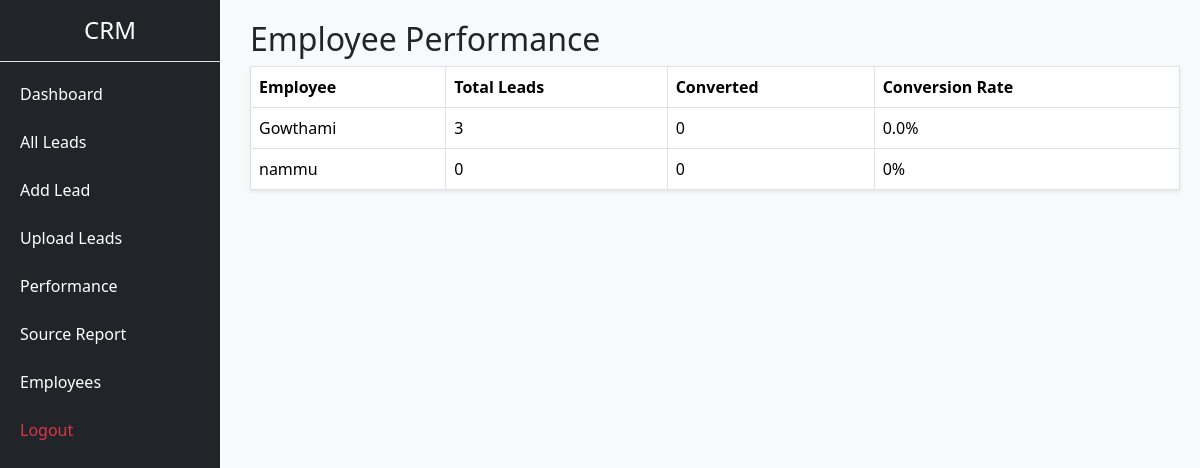
Page /admin/performance (signed in) on the committed database.
### app.py (models this page shows)
class Employee(db.Model):
    id = db.Column(db.Integer, primary_key=True)
    name = db.Column(db.String(100))
    email = db.Column(db.String(100), unique=True)
    password = db.Column(db.String(200))
    is_approved = db.Column(db.Boolean, default=False)

### app.py (the view)
@app.route("/admin/performance")
def admin_performance():
    if "admin_id" not in session:
        return redirect(url_for("admin_login"))
    employees = Employee.query.filter_by(is_approved=True).all()
    data = []
    for emp in employees:
        total = Lead.query.filter_by(assigned_to=emp.id).count()
        converted = Lead.query.filter_by(
            assigned_to=emp.id,
            status="Converted"
        ).count()
        rate = (converted / total * 100) if total > 0 else 0
        data.append({
            "name": emp.name,
            "total": total,
            "converted": converted,
            "rate": round(rate, 1)
        })
    return render_template("admin/admin_performance.html", data=data)

### templates/admin/admin_performance.html
{% extends "base.html" %}
{% block content %}
<h2>Employee Performance</h2>
<table class="table table-bordered shadow-sm">
    <tr>
        <th>Employee</th>
        <th>Total Leads</th>
        <th>Converted</th>
        <th>Conversion Rate</th>
    </tr>
    {% for emp in data %}
    <tr>
        <td>{{ emp.name }}</td>
        <td>{{ emp.total }}</td>
        <td>{{ emp.converted }}</td>
        <td>{{ emp.rate }}%</td>
    </tr>
    {% endfor %}
</table>
{% endblock %}

### static/css/style.css (style rules this page uses)
body { margin: 0; }

### templates/base.html (style rules this page uses)
body { margin: 0; }

### rows in the picture
Employee: name "Gowthami", total "3", converted "0", rate "0.0"
Employee: name "nammu", total "0", converted "0", rate "0"
